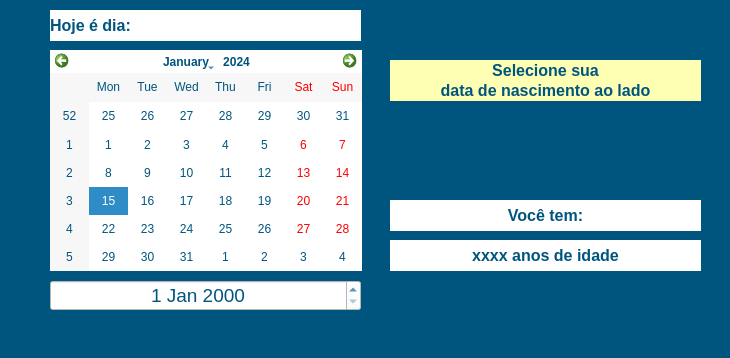
<?xml version="1.0" encoding="UTF-8"?>
<ui version="4.0">
 <class>MainWindow</class>
 <widget class="QMainWindow" name="MainWindow">
  <property name="geometry">
   <rect>
    <x>0</x>
    <y>0</y>
    <width>730</width>
    <height>358</height>
   </rect>
  </property>
  <property name="windowTitle">
   <string>MainWindow</string>
  </property>
  <property name="styleSheet">
   <string notr="true">background-color: rgb(0, 85, 127);</string>
  </property>
  <widget class="QWidget" name="centralwidget">
   <widget class="QDateEdit" name="dateEdit">
    <property name="geometry">
     <rect>
      <x>50</x>
      <y>280</y>
      <width>311</width>
      <height>31</height>
     </rect>
    </property>
    <property name="font">
     <font>
      <family>MS Shell Dlg 2</family>
      <pointsize>14</pointsize>
      <weight>9</weight>
      <italic>false</italic>
      <bold>false</bold>
     </font>
    </property>
    <property name="styleSheet">
     <string notr="true">background-color: rgb(255, 255, 255);
color: rgb(0, 85, 127);
font: 75 14pt &quot;MS Shell Dlg 2&quot;;</string>
    </property>
    <property name="alignment">
     <set>Qt::AlignCenter</set>
    </property>
   </widget>
   <widget class="QCalendarWidget" name="calendarWidget">
    <property name="geometry">
     <rect>
      <x>50</x>
      <y>50</y>
      <width>312</width>
      <height>221</height>
     </rect>
    </property>
    <property name="styleSheet">
     <string notr="true">background-color: rgb(255, 255, 255);
color: rgb(0, 85, 127);</string>
    </property>
   </widget>
   <widget class="QLabel" name="label">
    <property name="geometry">
     <rect>
      <x>50</x>
      <y>10</y>
      <width>311</width>
      <height>31</height>
     </rect>
    </property>
    <property name="font">
     <font>
      <pointsize>12</pointsize>
      <weight>75</weight>
      <bold>true</bold>
     </font>
    </property>
    <property name="styleSheet">
     <string notr="true">background-color: rgb(255, 255, 255);
color: rgb(0, 85, 127);</string>
    </property>
    <property name="text">
     <string>Hoje é dia: </string>
    </property>
   </widget>
   <widget class="QLabel" name="label_2">
    <property name="geometry">
     <rect>
      <x>390</x>
      <y>200</y>
      <width>311</width>
      <height>31</height>
     </rect>
    </property>
    <property name="font">
     <font>
      <pointsize>12</pointsize>
      <weight>75</weight>
      <bold>true</bold>
     </font>
    </property>
    <property name="styleSheet">
     <string notr="true">background-color: rgb(255, 255, 255);
color: rgb(0, 85, 127);</string>
    </property>
    <property name="text">
     <string>Você tem:</string>
    </property>
    <property name="alignment">
     <set>Qt::AlignCenter</set>
    </property>
   </widget>
   <widget class="QLabel" name="label_3">
    <property name="geometry">
     <rect>
      <x>390</x>
      <y>240</y>
      <width>311</width>
      <height>31</height>
     </rect>
    </property>
    <property name="font">
     <font>
      <pointsize>12</pointsize>
      <weight>75</weight>
      <bold>true</bold>
     </font>
    </property>
    <property name="styleSheet">
     <string notr="true">background-color: rgb(255, 255, 255);
color: rgb(0, 85, 127);</string>
    </property>
    <property name="text">
     <string>xxxx anos de idade</string>
    </property>
    <property name="alignment">
     <set>Qt::AlignCenter</set>
    </property>
   </widget>
   <widget class="QLabel" name="label_4">
    <property name="geometry">
     <rect>
      <x>390</x>
      <y>60</y>
      <width>311</width>
      <height>21</height>
     </rect>
    </property>
    <property name="font">
     <font>
      <pointsize>12</pointsize>
      <weight>75</weight>
      <bold>true</bold>
     </font>
    </property>
    <property name="styleSheet">
     <string notr="true">background-color: rgb(255, 255, 180);
color: rgb(0, 85, 127);</string>
    </property>
    <property name="text">
     <string>Selecione sua</string>
    </property>
    <property name="alignment">
     <set>Qt::AlignCenter</set>
    </property>
   </widget>
   <widget class="QLabel" name="label_5">
    <property name="geometry">
     <rect>
      <x>390</x>
      <y>80</y>
      <width>311</width>
      <height>21</height>
     </rect>
    </property>
    <property name="font">
     <font>
      <pointsize>12</pointsize>
      <weight>75</weight>
      <bold>true</bold>
     </font>
    </property>
    <property name="styleSheet">
     <string notr="true">background-color: rgb(255, 255, 180);
color: rgb(0, 85, 127);</string>
    </property>
    <property name="text">
     <string>data de nascimento ao lado</string>
    </property>
    <property name="alignment">
     <set>Qt::AlignCenter</set>
    </property>
   </widget>
  </widget>
  <widget class="QMenuBar" name="menubar">
   <property name="geometry">
    <rect>
     <x>0</x>
     <y>0</y>
     <width>730</width>
     <height>21</height>
    </rect>
   </property>
  </widget>
  <widget class="QStatusBar" name="statusbar"/>
 </widget>
 <resources/>
 <connections/>
</ui>
